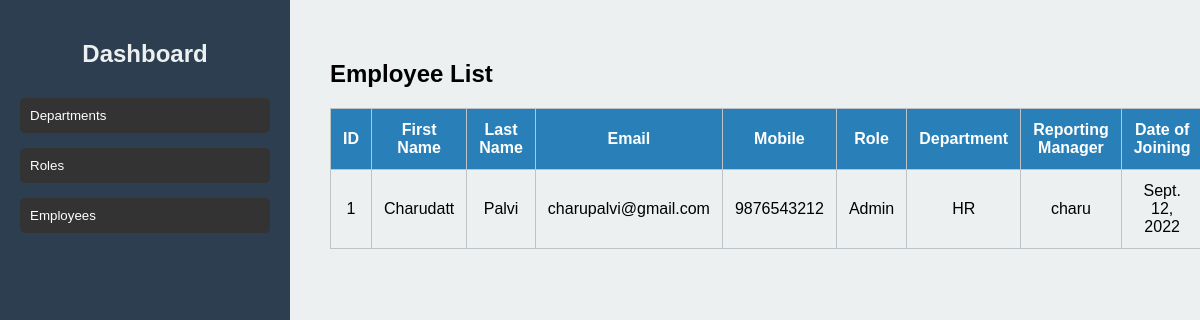
Screenshot of /viewemployees/ with the database file from the repository.
### deptapp/models.py (models this page shows)
class Users(models.Model):
    first_name = models.CharField(max_length=50)
    last_name = models.CharField(max_length=50)
    email = models.EmailField(unique=True)
    mobile = models.CharField(max_length=10)
    role = models.ForeignKey('Roles', on_delete=models.SET_NULL, null=True)
    department = models.ForeignKey('Depart', on_delete=models.SET_NULL, null=True)
    reporting_manager = models.ForeignKey('self', on_delete=models.SET_NULL, null=True, blank=True)
    date_of_joining = models.DateField()
    username=models.CharField(max_length=100)
    password=models.CharField(max_length=255)

class Roles(models.Model):
    role_id = models.AutoField(primary_key=True)
    role_name = models.CharField(max_length=100)
    description = models.CharField(max_length=300)
    created_at = models.DateTimeField(auto_now_add=True)
    updated_at = models.DateTimeField(auto_now=True)

class Depart(models.Model):
    dept_id = models.AutoField(primary_key=True)
    depart_name = models.CharField(max_length=100)
    description = models.CharField(max_length=300)
    created_at = models.DateTimeField(auto_now_add=True)
    updated_at = models.DateTimeField(auto_now=True)
    status = models.BooleanField(default=True)

### deptapp/views.py (the view)
# urls.py: path('viewemployees/', views.view_employees, name='viewemployees'),
def view_employees(request):
    employees = Users.objects.all()
    return render(request, 'view_employees.html', {'employees': employees})

### templates/view_employees.html (shortened to what this page needs)
{% extends 'base.html' %}
{% block content %}
<h2>Employee List</h2>
<table border="1">
    <thead>
        <tr>
            <th>ID</th>
            <th>First Name</th>
            <th>Last Name</th>
            <th>Email</th>
            <th>Mobile</th>
            <th>Role</th>
            <th>Department</th>
            <th>Reporting Manager</th>
            <th>Date of Joining</th>
        </tr>
    </thead>
    <tbody>
        {% for employee in employees %}
        <tr>
            <td>{{ employee.id }}</td>
            <td>{{ employee.first_name }}</td>
            <td>{{ employee.last_name }}</td>
            <td>{{ employee.email }}</td>
            <td>{{ employee.mobile }}</td>
            <td>{{ employee.role.role_name }}</td>
            <td>{{ employee.department.depart_name }}</td>
            <td>{{ employee.reporting_manager.username }}</td>
            <td>{{ employee.date_of_joining }}</td>
        </tr>
        {% endfor %}
    </tbody>
</table>
{% endblock %}

### static/css/style.css (style rules this page uses)
body, html { margin: 0; padding: 0; font-family: Arial, sans-serif; display: flex; height: 100vh; flex-direction: column; }
@media (min-width: 768px) { body { flex-direction: row; } }
table { width: 100%; border-collapse: collapse; margin-top: 20px; }
table, th, td { border: 1px solid #bdc3c7; }
th, td { padding: 12px; text-align: center; }
th { background-color: #2980b9; color: white; }

### rows the page displays
Users: id "1", first_name "Charudatt", last_name "Palvi", email "charupalvi@gmail.com", mobile "9876543212", role.role_name "Admin", department.depart_name "HR", reporting_manager.username "charu", date_of_joining "Sept. 12, 2022"
